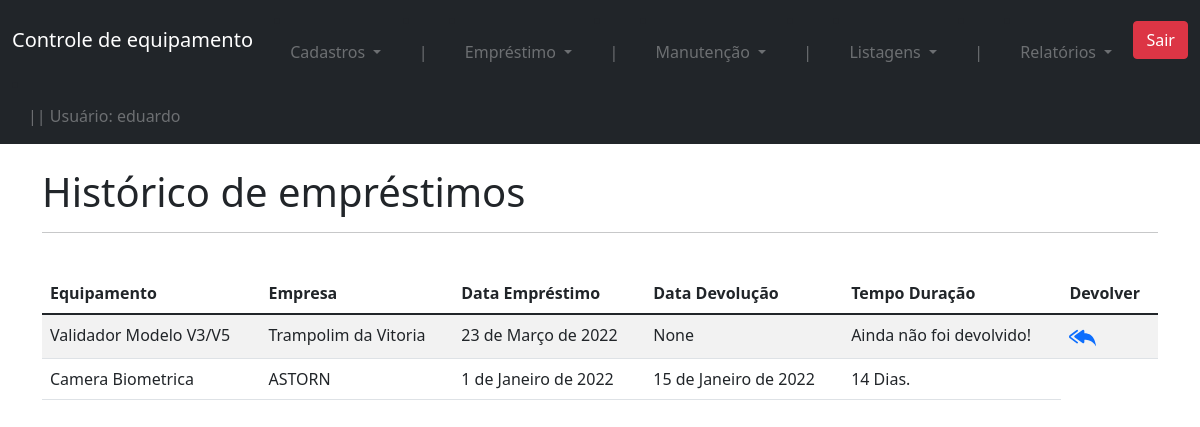
The app's page /equipamento/historico_equipamento (signed in) with its own data.
### users/models.py (models this page shows)
class User(AbstractUser):
    pass

### equipamento/models.py (models this page shows, shortened)
class Emprestimos(models.Model):
    empresa_responsavel = models.ForeignKey(Empresa, on_delete=models.DO_NOTHING)
    empresa_anonima = models.CharField(max_length=30, blank=True, null=True)
    data_emprestimo = models.DateField(blank=True, null=True)
    data_devolucao = models.DateField(blank=True, null=True)
    equipamentos = models.ForeignKey(Equipamentos, on_delete=models.DO_NOTHING)
    defeito = models.TextField()
    diagnostico = models.TextField()
    categoria = models.ForeignKey(Categoria, on_delete=models.DO_NOTHING)
    tecnico_responsavel = models.ForeignKey(settings.AUTH_USER_MODEL, on_delete=models.DO_NOTHING, blank=True, null=True)

class Equipamentos(models.Model):
    nome = models.CharField(max_length=60)
    imagem = models.ImageField(upload_to='foto_equipamento', null=True, blank=True)
    serial = models.CharField(max_length=30)
    empresa = models.ForeignKey(Empresa, on_delete=models.DO_NOTHING)
    data_cadastro = models.DateField(default= date.today)
    categoria = models.ForeignKey(Categoria, on_delete=models.DO_NOTHING)
    emprestado = models.BooleanField(default=False)
    class Meta:
        verbose_name = 'Equipamento'
    def __str__(self):
        return self.nome

class Empresa(models.Model):
    nome = models.CharField(max_length=60)
    responsavel = models.CharField(max_length=60)
    email = models.EmailField(max_length=60, blank=True, null=True)
    def __str__(self) -> str:
        return self.nome

### equipamento/views.py (the view)
# urls.py: path('historico_equipamento', views.historico_equipamento, name='historico_equipamento'),
@login_required(login_url='/accounts/login/')
def historico_equipamento(request):
    emprestimos = Emprestimos.objects.all()
    return render(request, 'historico_equipamento.html', {'emprestimos': emprestimos})

### equipamento/templatetags/filtros.py (called while the page is built)
@register.filter
def mostra_duracao(value1, value2):
    if all((isinstance(value1, date), isinstance(value2, date))):
        texto = (value1 - value2).days
        if texto == 1:
            return f'{texto} Dia.'
        else:
            return f'{texto} Dias.'
    else:
        return "Ainda não foi devolvido!"

### equipamento/templates/historico_equipamento.html (shortened to what this page needs)
{% extends 'base.html' %}
{% load filtros  %}
{% load static  %}
{% block conteudo %}
<div class='container'>
    <br>
    <h1 class=''>Histórico de empréstimos</h1>
    <hr>
    <br>
    <table class="table table-striped">
        <thead>
          <tr>
            <th scope="col">Equipamento</th>
            <th scope="col">Empresa</th>
            <th scope="col">Data Empréstimo</th>
            <th scope="col">Data Devolução</th>
            <th scope="col">Tempo Duração</th>
            <th scope="col">Devolver</th>
          </tr>
        </thead>
        <tbody>
            {% for i in emprestimos %}
                <tr>
                    <td>{{i.equipamentos}}</td>
                    {% if i.nome_empresa_anonima == None %}
                        <td scope="row">{{i.empresa_responsavel}}</td>
                    {% else %}
                        <td>{{i.nome_empresa_anonima}}</td>
                    {% endif %}
                    <td>{{i.data_emprestimo}}</td>
                    <td>{{i.data_devolucao}}</td>
                    <td>{{i.data_devolucao|mostra_duracao:i.data_emprestimo}}</td>
                    {% if not i.data_devolucao%}
                    <td><a href="">
                    </a>
                    </td>
                    {% endif %}
                </tr>
            {% endfor %}
        </tbody>
      </table>
{% endblock conteudo %}

### templates/base.html (shortened to what this page needs)
{% load static %}
{% load crispy_forms_tags %}
<!doctype html>
<html lang="en">
  <head>
      <link href="{% static 'css/bootstrap.min.css' %}" rel="stylesheet">
      <link href="{% static 'css/style.css' %}" rel="stylesheet">
  </head>
  <body>
      <nav class="navbar navbar-dark bg-dark">
        <div class="container-fluid">
          {% if user.is_authenticated %}
          <a class="navbar-brand" href="{% url 'home' %}">Controle de equipamento</a>
            <li class="nav-item dropdown">
              <a class="nav-link dropdown-toggle" href="#" id="navbarDropdown" role="button" data-bs-toggle="dropdown" aria-expanded="false">
                Cadastros
              </a>
            </li>
            <li class="nav-item">
              <a class="nav-link">|</a>
            </li>
            <li class="nav-item dropdown">
              <a class="nav-link dropdown-toggle" href="#" id="navbarDropdown" role="button" data-bs-toggle="dropdown" aria-expanded="false">
                Empréstimo
              </a>
            </li>
            <li class="nav-item">
              <a class="nav-link">|</a>
            </li>
            <li class="nav-item dropdown">
              <a class="nav-link dropdown-toggle" href="#" id="navbarDropdown" role="button" data-bs-toggle="dropdown" aria-expanded="false">
                Manutenção
              </a>
            </li>
            <li class="nav-item">
              <a class="nav-link">|</a>
            </li>
            <li class="nav-item dropdown">
              <a class="nav-link dropdown-toggle" href="#" id="navbarDropdown" role="button" data-bs-toggle="dropdown" aria-expanded="false">
                Listagens
              </a>
            </li>
            <li class="nav-item">
              <a class="nav-link">|</a>
            </li>
            <li class="nav-item dropdown">
              <a class="nav-link dropdown-toggle" href="#" id="navbarDropdown" role="button" data-bs-toggle="dropdown" aria-expanded="false">
                Relatórios
              </a>
            </li>
              <a href="{% url 'account_logout' %}" class='btn btn-danger'>Sair</a>
            <li class="nav-item">
              <a class="nav-link">|| Usuário: {{user}}</a>
            </li>
            {% else %}
            <a class="navbar-brand" href="/">Controle de equipamento</a>
            <li class="nav-item">
                <a class="nav-link" href="{% url 'account_login' %}">Entrar</a>
            </li>
          {% endif %}
        </div>
      </nav>
    {% block conteudo %}{% endblock conteudo %}
  </body>
</html>

### equipamento/static/css/style.css (style rules this page uses)
.nav-link, .nav-link:hover, .body { position: right; color: #ffffff57; }

### records on screen
User: username "eduardo"
Emprestimos: equipamentos "Validador Modelo V3/V5", empresa_responsavel "Trampolim da Vitoria", data_emprestimo "23 de Março de 2022", data_devolucao "None", data_devolucao|mostra_duracao "Ainda não foi devolvido!"
Emprestimos: equipamentos "Camera Biometrica", empresa_responsavel "ASTORN", data_emprestimo "1 de Janeiro de 2022", data_devolucao "15 de Janeiro de 2022", data_devolucao|mostra_duracao "14 Dias."
